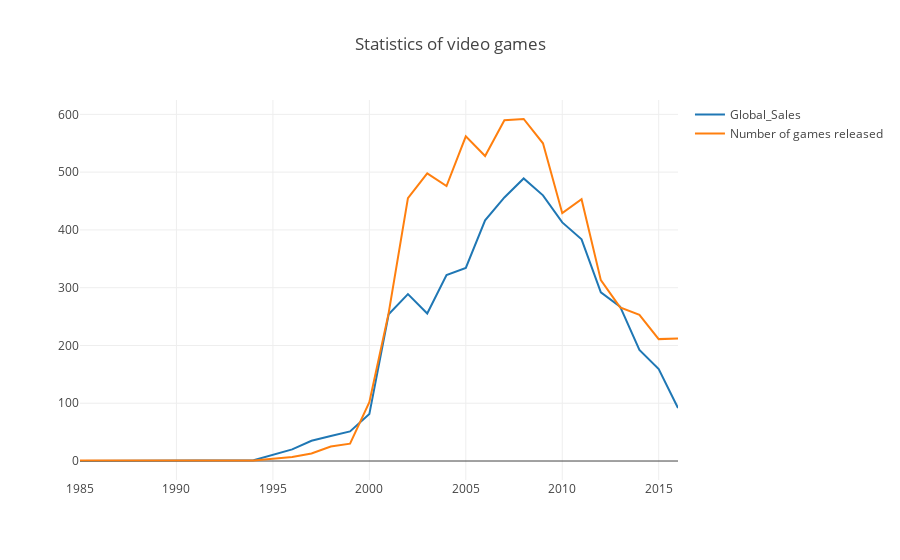

Notebook source saved alongside this figure:
### Code cell
data = [trace0, trace1]
layout = {'title': 'Statistics of video games'}

fig = go.Figure(data=data, layout=layout)
iplot(fig, show_link=False)

### Figure 1 — Plotly figure (JSON) as saved in the notebook; plotly's stock layout.template omitted (floating-point values rounded to 4 significant figures)
{"data": [{"name": "Global_Sales", "type": "scatter", "uid": "97496b03-a387-4a33-8321-996aefd3b108", "x": [1985, 1988, 1992, 1994, 1996, 1997, 1998, 1999, 2000, 2001, 2002, 2003, 2004, 2005, 2006, 2007, 2008, 2009, 2010, 2011, 2012, 2013, 2014, 2015, 2016], "y": [0.03, 0.03, 0.03, 1.27, 20.1, 35.01, 43.18, 51.17, 81.24, 253.9, 288.8, 255.4, 321.8, 334.3, 416.7, 456.2, 489.1, 459.8, 413.0, 383.7, 291.9, 267.2, 192.4, 159.2, 91.56]}, {"name": "Number of games released", "type": "scatter", "uid": "d661fa53-9f23-45a2-aa0b-f70710ff2440", "x": [1985, 1988, 1992, 1994, 1996, 1997, 1998, 1999, 2000, 2001, 2002, 2003, 2004, 2005, 2006, 2007, 2008, 2009, 2010, 2011, 2012, 2013, 2014, 2015, 2016], "y": [1, 1, 1, 1, 7, 13, 25, 30, 102, 256, 455, 498, 476, 562, 528, 590, 592, 550, 429, 453, 313, 266, 253, 211, 212]}], "layout": {"title": {"text": "Statistics of video games"}}}
